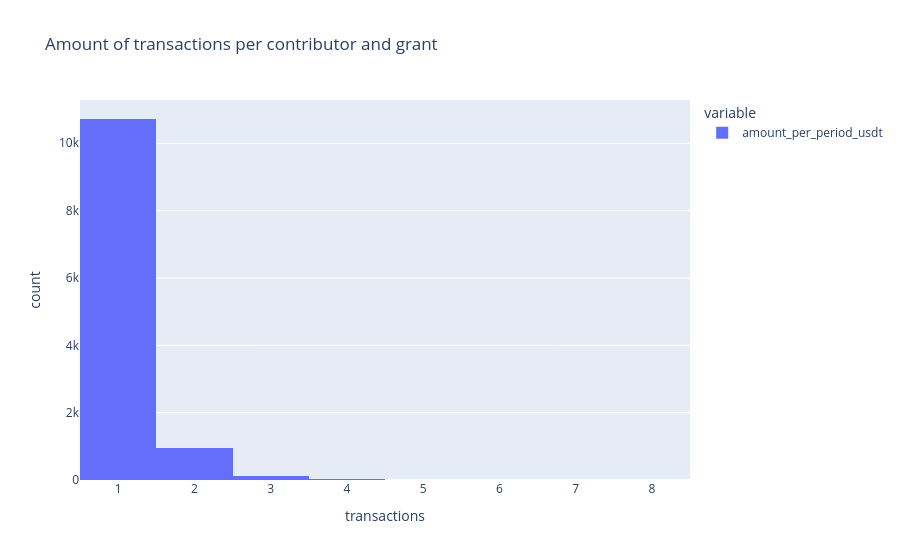

Notebook code cell kept with this figure:
### Code cell
(grouped_data.amount_per_period_usdt
             .count()
             .hist(title='Amount of transactions per contributor and grant',
                   labels={'value': 'transactions'}))

### Figure 1 — Plotly figure (JSON) as saved in the notebook; plotly's stock layout.template omitted (floating-point values rounded to 4 significant figures; data arrays with more than 128 entries replaced by an {"elided": "..."} marker saying what was removed)
{"data": [{"alignmentgroup": "True", "bingroup": "x", "hovertemplate": "variable=amount_per_period_usdt<br>transactions=%{x}<br>count=%{y}<extra></extra>", "legendgroup": "amount_per_period_usdt", "marker": {"color": "#636efa"}, "name": "amount_per_period_usdt", "offsetgroup": "amount_per_period_usdt", "orientation": "v", "showlegend": true, "type": "histogram", "x": {"elided": "11835 int values"}, "xaxis": "x", "yaxis": "y"}], "layout": {"autosize": true, "barmode": "relative", "legend": {"title": {"text": "variable"}, "tracegroupgap": 0}, "title": {"text": "Amount of transactions per contributor and grant"}, "xaxis": {"anchor": "y", "autorange": true, "domain": [0, 1], "range": [0.5, 8.5], "title": {"text": "transactions"}, "type": "linear"}, "yaxis": {"anchor": "x", "autorange": true, "domain": [0, 1], "range": [0, 11290.0], "title": {"text": "count"}}}}
